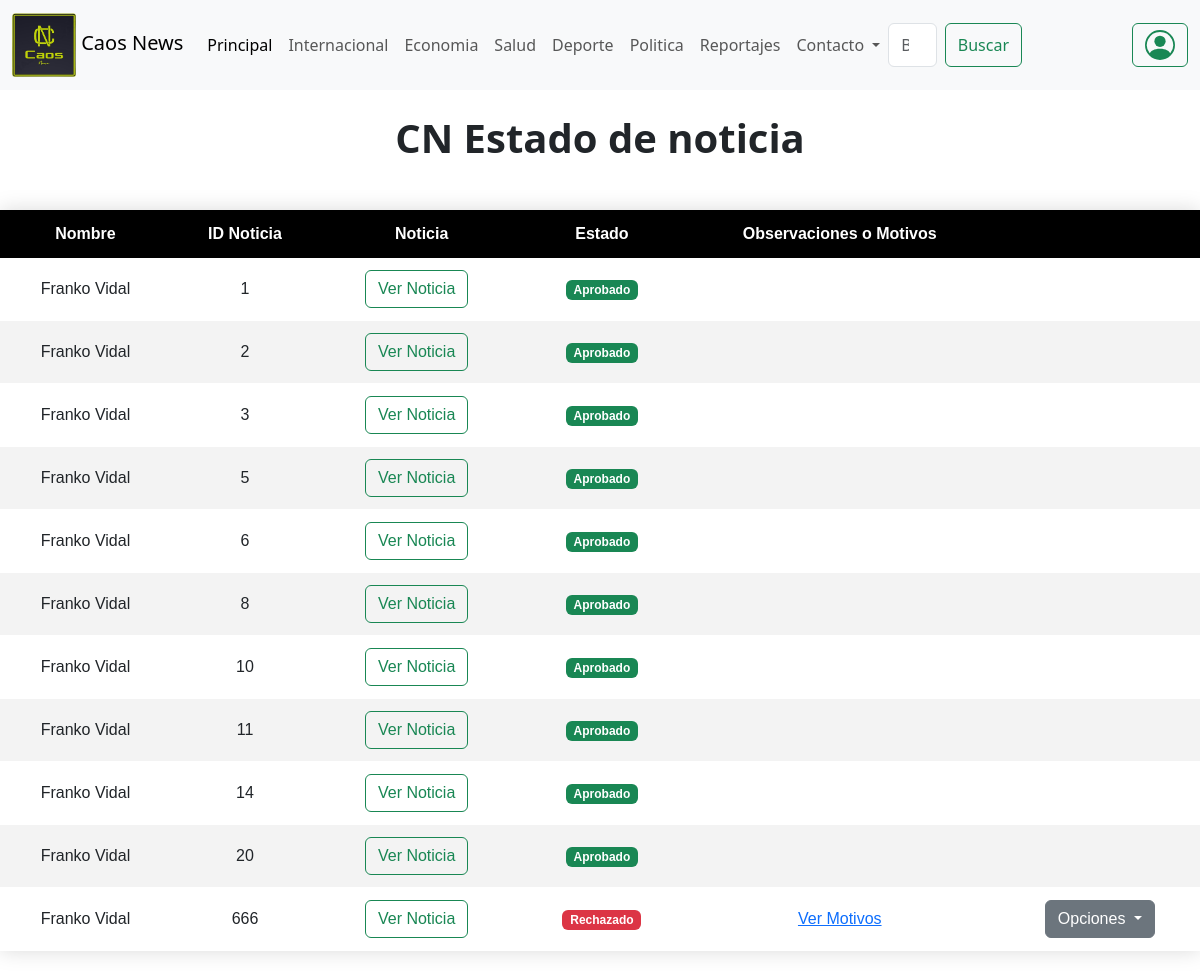
Screenshot of /EstadoN/ (signed in) with the database file from the repository.
### webcaosnews/models.py (models this page shows, shortened)
class Noticia(models.Model):
    idNoticia = models.IntegerField(primary_key=True)
    Titulo = models.CharField(max_length=200)
    Descripcion = models.TextField()
    Ubicacion = models.CharField(max_length=15, default='Desconocido')
    Fotos = models.ImageField(upload_to='foto', null=True, blank=True)
    miniatura = models.ImageField(upload_to='foto', null=True)
    video = models.FileField(upload_to='video', null=True, blank=True)
    Categorias = models.ForeignKey(Categorias, on_delete=models.CASCADE)
    fecha_publicacion = models.DateTimeField(auto_now_add=True, null=True)
    publicado = models.BooleanField(default=False)
    comentario = models.CharField(max_length=200, blank=True)
    usuario = models.ForeignKey(User, on_delete=models.CASCADE, null=True)
    ESTADO_CHOICES = [
        ('pendiente', 'Pendiente'),
        ('aprobado', 'Aprobado'),
        ('rechazado', 'Rechazado'),
    ]
    estado = models.CharField(max_length=10, choices=ESTADO_CHOICES, default='pendiente')

### webcaosnews/views.py (the view, shortened to what this page needs)
# urls.py: path('EstadoN/',estado_noticia,name='EST'),
@login_required(login_url='/Login/')
@permission_required(['webcaosnews.change_noticia', 'webcaosnews.delete_noticia'])
def estado_noticia(request):
    noticias = Noticia.objects.filter(usuario=request.user)
    context = {'noticias': noticias}
    return render(request, 'estado.html', context)

### webcaosnews/templates/estado.html (shortened to what this page needs)
{% extends 'base5.html' %}
{% load static %}
{% block contenedor %}
<main>
  <p class="text-center h1 fw-bold mb-5 mx-1 mx-md-4 mt-4">
    CN Estado de noticia
  </p>
  <form action="{% url 'EST' %}" id="form" class="form" method="POST" onsubmit="return confirmarEliminacion()">
    <table class="estilo-tabla">
      <thead>
        <tr>
          <th>Nombre</th>
          <th>ID Noticia</th>
          <th>Noticia</th>
          <th>Estado</th>
          <th>Observaciones o Motivos</th>
          <th></th>
        </tr>
      </thead>
      <tbody>
        {% for noticia in noticias %}
        <tr>
          <td>{{ noticia.usuario.first_name }} {{ noticia.usuario.last_name }}</td>
          <td>{{ noticia.idNoticia }}</td>
          <td>
            <a href="{% url 'NON' noticia.idNoticia %}" class="btn btn-margen-derecha btn-outline-success btn-centrar-tabla">Ver Noticia</a>
          </td>
          <td>
            {% if noticia.estado == 'rechazado' %}
            <span class="badge bg-danger">Rechazado</span>
            {% elif noticia.estado == 'aprobado' %}
            <span class="badge bg-success">Aprobado</span>
            {% else %}
            <span class="badge bg-secondary">Pendiente</span>
            {% endif %}
          </td>
          <td>
            {% if noticia.estado == 'rechazado' or noticia.estado == 'pendiente' %}
            <button type="button" class="btn btn-link btn-open-modal" data-bs-toggle="modal" data-bs-target="#motivosModal{{ noticia.idNoticia }}">Ver Motivos</button>
            {% endif %}
          </td>
          <td>
            {% if noticia.estado == 'rechazado' or noticia.estado == 'pendiente' %}
              <div class="dropdown">
                <button class="btn btn-secondary dropdown-toggle" type="button" id="opcionesDropdown{{ noticia.idNoticia }}" data-bs-toggle="dropdown" aria-expanded="false">
                  Opciones
                </button>
              </div>
            {% endif %}
          </td>
        </tr>
        {% endfor %}
      </tbody>
    </table>
  </form>
</main>
{% endblock %}

### rows the page displays
Noticia: usuario.first_name "Franko", usuario.last_name "Vidal", idNoticia "1", estado "Aprobado"
Noticia: usuario.first_name "Franko", usuario.last_name "Vidal", idNoticia "2", estado "Aprobado"
Noticia: usuario.first_name "Franko", usuario.last_name "Vidal", idNoticia "3", estado "Aprobado"
Noticia: usuario.first_name "Franko", usuario.last_name "Vidal", idNoticia "5", estado "Aprobado"
Noticia: usuario.first_name "Franko", usuario.last_name "Vidal", idNoticia "6", estado "Aprobado"
Noticia: usuario.first_name "Franko", usuario.last_name "Vidal", idNoticia "8", estado "Aprobado"
Noticia: usuario.first_name "Franko", usuario.last_name "Vidal", idNoticia "10", estado "Aprobado"
Noticia: usuario.first_name "Franko", usuario.last_name "Vidal", idNoticia "11", estado "Aprobado"
Noticia: usuario.first_name "Franko", usuario.last_name "Vidal", idNoticia "14", estado "Aprobado"
Noticia: usuario.first_name "Franko", usuario.last_name "Vidal", idNoticia "20", estado "Aprobado"
Noticia: usuario.first_name "Franko", usuario.last_name "Vidal", idNoticia "666", estado "Rechazado"
